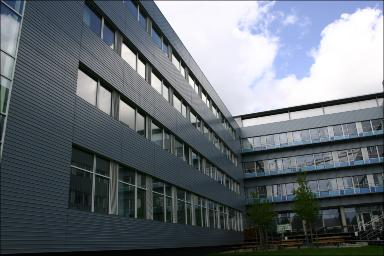
%> input picture MATLAB Exe/CV-I/Exercise3/TUfinger01.jpg, 384 x 256 px
$ octave --eval "result = Exercise4_4points;"   (GNU Octave 9; MATLAB toolbox functions it lacks are replaced by stand-ins)
%> lines starting %> are read from the running program, lines starting %| are printed output that depends on the picture
### MATLAB Exe/CV-I/Exercise3/mydlt.m
function r = mydlt(x,xf)

[mf nf] = size(xf);
[m n] = size(x);
xf(3,:) = ones(1,nf);
x(3,:) = ones(1,n);

if mf ~= m || nf ~= n || m ~= 2 || n < 4
    disp('please enter at least 4 correspondences');
    return
end

myzero = [0 0 0];

for i = 1:n
    A(i*2-1,:)=[myzero -xf(3,i)*x(:,i)' xf(2,i)*x(:,i)'];
    A(i*2,:)=[xf(3,i)*x(:,i)' myzero -xf(1,i)*x(:,i)'];
end

[U,S,V] = svd(A);
% [value, index] = min(S,[],2);
H = reshape(V(:,end),3,3)';
H = H / H(3,3);

r = H;
% [10 lines of commented-out code are left out]

close all

### MATLAB Exe/CV-I/Exercise3/Exercise4_4points.m
function r = Exercise4_4points()

clc;

im1 = imread('TUfinger01.jpg');
%> im1 is the input picture: size 256x384x3 uint8; mean R, G, B 100.5, 108, 114.4
im2 = imread('TUfinger02.jpg');
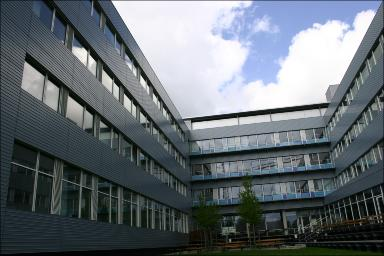
%> input picture MATLAB Exe/CV-I/Exercise3/TUfinger02.jpg, 384 x 256 px
%> im2 is the input picture: size 256x384x3 uint8; mean R, G, B 100.2, 108.2, 113.9
figure(1); imshow(im1);
% disp('Please click on two points on each of two parallel lines')
% [x1,x2] = ginput(4);
figure(2); imshow(im2);
% disp('Please repeat the process with another couple of lines')
% [x1(5:8),x2(5:8)] = ginput(4);

x1 = [ 68.0000   79.0000  245.0000  241.0000
  210.0000   61.0000  205.0000  153.0000];

x2 = [

    6.0000   27.0000  193.0000  189.0000
  208.0000   52.0000  208.0000  155.0000 ];


h = mydlt(x1,x2);

t = maketform('projective',h');
corr_im = imtransform(im1,t);
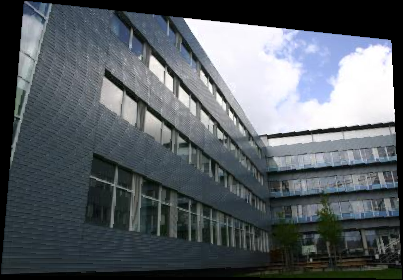
%> corr_im: size 280x403x3 uint8; mean R, G, B 87.7, 94.4, 99.5

[m n o] = size(im1);
%> m = 256; n = 384; o = 3
[m2 n2 o2] = size(im2);
%> m2 = 256; n2 = 384; o2 = 3

%> (the run ends here)
